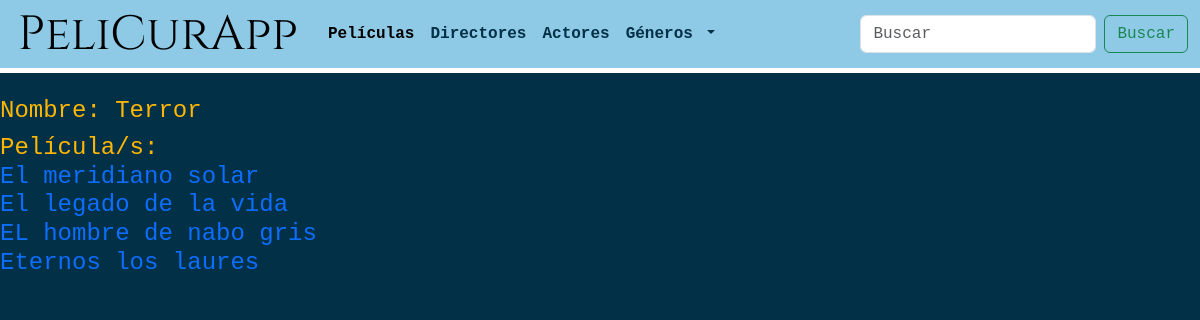
/pelicurapp/genero/2/, run on an earlier commit of the app's database.
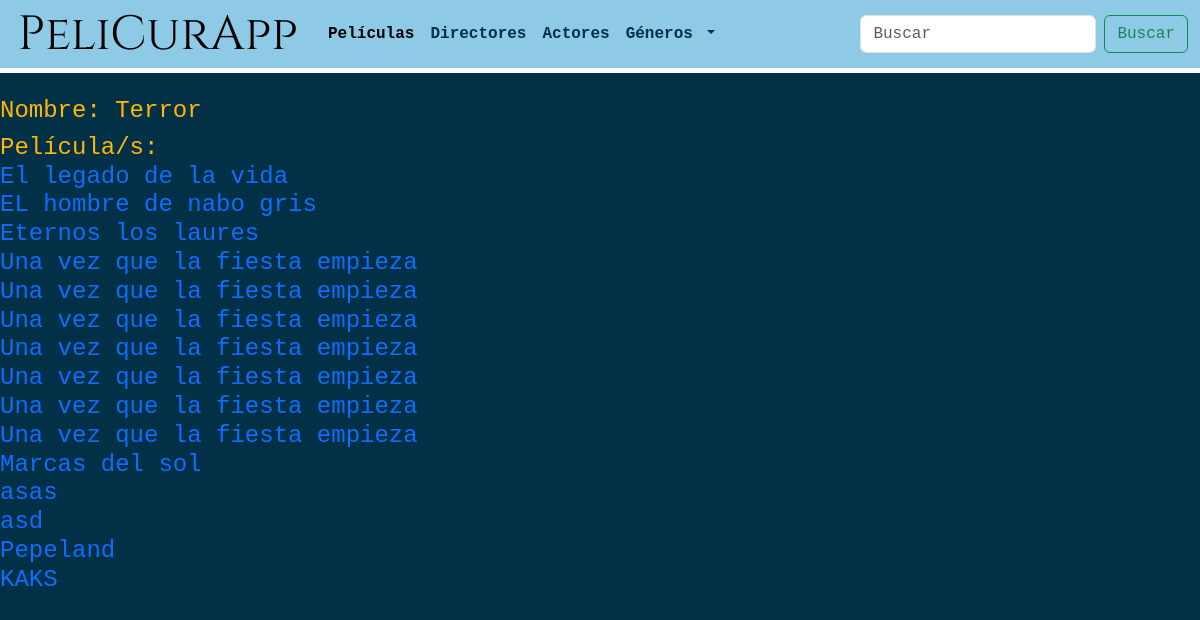
And on a later commit of the database.
### peliCura/models.py (models this page shows, shortened)
class Pelicula(models.Model):
    manager = PeliculaManager()
    titulo = models.CharField("Titulo", max_length=100) # <input type="text"> en HTML
    sinopsis = models.TextField("Sinospis", max_length=500) # <textarea> en HTML
    anio_realizacion = models.DateField("Año estreno") # solo el año
    duracion = models.IntegerField(validators=[
        MinValueValidator(1),
        MaxValueValidator(1240) # 1240 minutos = 24 hs de duración
    ]) # timedelta(days, seconds, miliseconds) en Python
    genero = models.ManyToManyField(Genero) # Relación muchos a muchos con Género
    director = models.ManyToManyField(Persona, related_name="director") # Relación muchos a muchos con Persona
    actor = models.ManyToManyField(Persona, related_name="actor") # Relación muchos a muchos con Persona
    puntuacion = models.FloatField("Puntuacion", default=0) # <input type="number"> y Float
    poster = models.ImageField("Póster", upload_to='posters_peliculas', null=True)

### peliCura/views.py (the view)
# urls.py: path('pelicurapp/genero/<int:identificador>/', GeneroListado.as_view(), name="genero-listado-id"),
class GeneroListado(TemplateView):
   template_name = "genero_listado.html"
   def get_context_data(self, **kwargs: Any) -> Dict[str, Any]:
      context = super().get_context_data(**kwargs)
      try:
        identificador = self.kwargs['identificador']
      except:
        identificador = None
      try:
        nombre = self.kwargs['nombre'].capitalize()
      except:
        nombre = None
      try:
         if identificador is None:
          genero = Genero.manager.all().get(nombre=nombre)
         else:
          genero = Genero.manager.all().get(id=identificador)
      except Genero.DoesNotExist:
          raise Http404
      peliculas = genero.pelicula_set.all()
      context['peliculas'] = peliculas
      context['genero'] = genero
      paginador = Paginator(peliculas, 25)
      page_number = self.request.GET.get("page")
      page_obj = paginador.get_page(page_number)
      context['page_obj'] = page_obj
      context['generoNavBar'] = Genero.manager.all().order_by('nombre')
      return context

### peliCura/templates/genero_listado.html
{% extends 'base_template.html' %}
{% load static %}
{% block contenido %}
  <h4>Nombre: {{ genero.nombre }}</h4>
  <h4>Película/s: <br>
    {% for pelicula in peliculas%}
      <a href="{% url 'detalle-pelicula-id' pelicula.id %}">{{ pelicula.titulo }}</a><br>
    {% empty %} <br>
    {% endfor %}
  </h4>
{% endblock %}

What changed in the data, as far as the page shows it:
removed Pelicula: titulo "El meridiano solar"
added Pelicula: titulo "Una vez que la fiesta empieza"
added Pelicula: titulo "Una vez que la fiesta empieza"
added Pelicula: titulo "Una vez que la fiesta empieza"
added Pelicula: titulo "Una vez que la fiesta empieza"
added Pelicula: titulo "Una vez que la fiesta empieza"
added Pelicula: titulo "Una vez que la fiesta empieza"
added Pelicula: titulo "Una vez que la fiesta empieza"
added Pelicula: titulo "Marcas del sol"
added Pelicula: titulo "asas"
added Pelicula: titulo "asd"
added Pelicula: titulo "Pepeland"
added Pelicula: titulo "KAKS"
